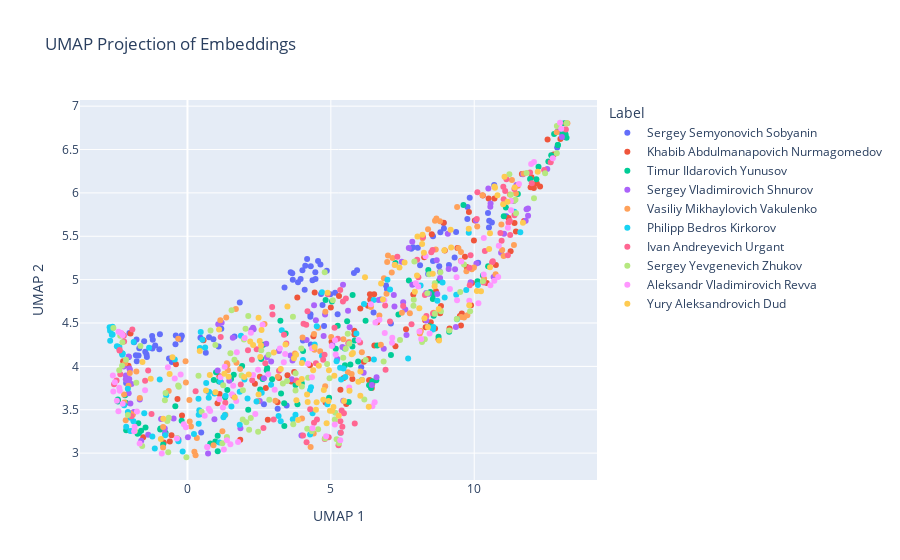

Notebook cell for this chart:
### Code cell
plotly_2d(image_source, label)
